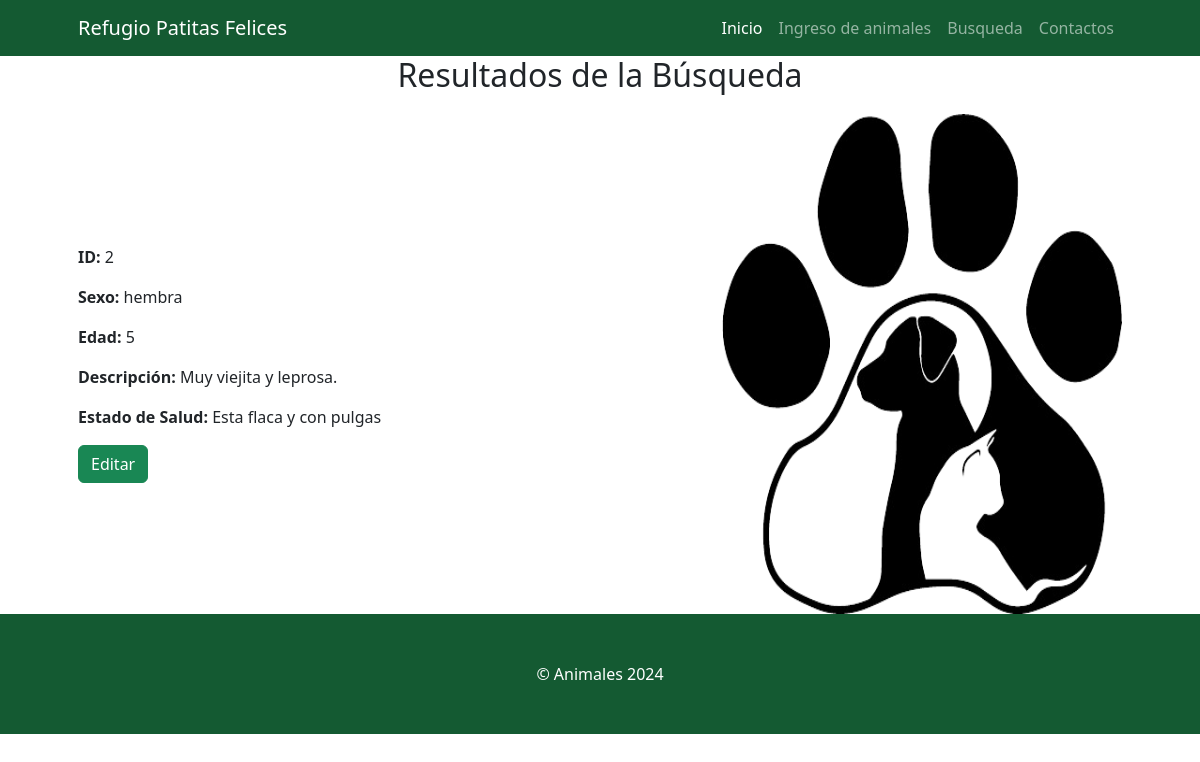
Screenshot of /resultados_busqueda/2/ with the database file from the repository.
### App/models.py (models this page shows, shortened)
class Animal(models.Model):
    TIPO_ANIMAL_CHOICES = [
        ('perro', 'Perro'),
        ('gato', 'Gato'),
    ]
    codigo_registro = models.CharField(max_length=36, unique=True, blank=False, null=False)
    tipo_animal = models.CharField(max_length=50, choices=TIPO_ANIMAL_CHOICES, null=True, blank=True)
    sexo = models.CharField(max_length=10)
    edad = models.IntegerField()
    descripcion = models.TextField()
    estado_salud = models.CharField(max_length=50)
    class Meta:
        app_label = 'App'

### App/views.py (the view)
# urls.py: path('resultados_busqueda/<int:id>/', views.resultados_busqueda, name='resultados_busqueda'),
def resultados_busqueda(request, id):
    try:
        animal = Animal.objects.get(id=id)
        return render(request, 'core/resultados_busqueda.html', {'animal': animal})
    except Animal.DoesNotExist:
        return render(request, 'core/error.html', {'mensaje': 'Animal no encontrado'})

### App/templates/core/resultados_busqueda.html
{% extends 'home.html' %}
{% load static %}
{% block contenido %}
  <h2 style="text-align: center; margin-bottom: 20px;">Resultados de la Búsqueda</h2>
  <div style="display: flex; justify-content: space-between; align-items: center; gap: 20px;">
    <div style="flex-grow: 1;">
      {% if animal %}
        <p><strong>ID:</strong> {{ animal.id }}</p>
        <p><strong>Sexo:</strong> {{ animal.sexo }}</p>
        <p><strong>Edad:</strong> {{ animal.edad }}</p>
        <p><strong>Descripción:</strong> {{ animal.descripcion }}</p>
        <p><strong>Estado de Salud:</strong> {{ animal.estado_salud }}</p>
        <a href="{% url 'editar_animal' animal.id %}" class="btn btn-success">Editar</a>
      {% else %}
        <p>Animal no encontrado.</p>
      {% endif %}
    </div>
    <img src="{% static 'core/assets/gato.png' %}" alt="Gato" height="500" width="400" style="display:block; margin-left:auto; margin-right:0;" />
  </div>
{% endblock %}

### rows the page displays
Animal: id "2", sexo "hembra", edad "5", descripcion "Muy viejita y leprosa.", estado_salud "Esta flaca y con pulgas"
